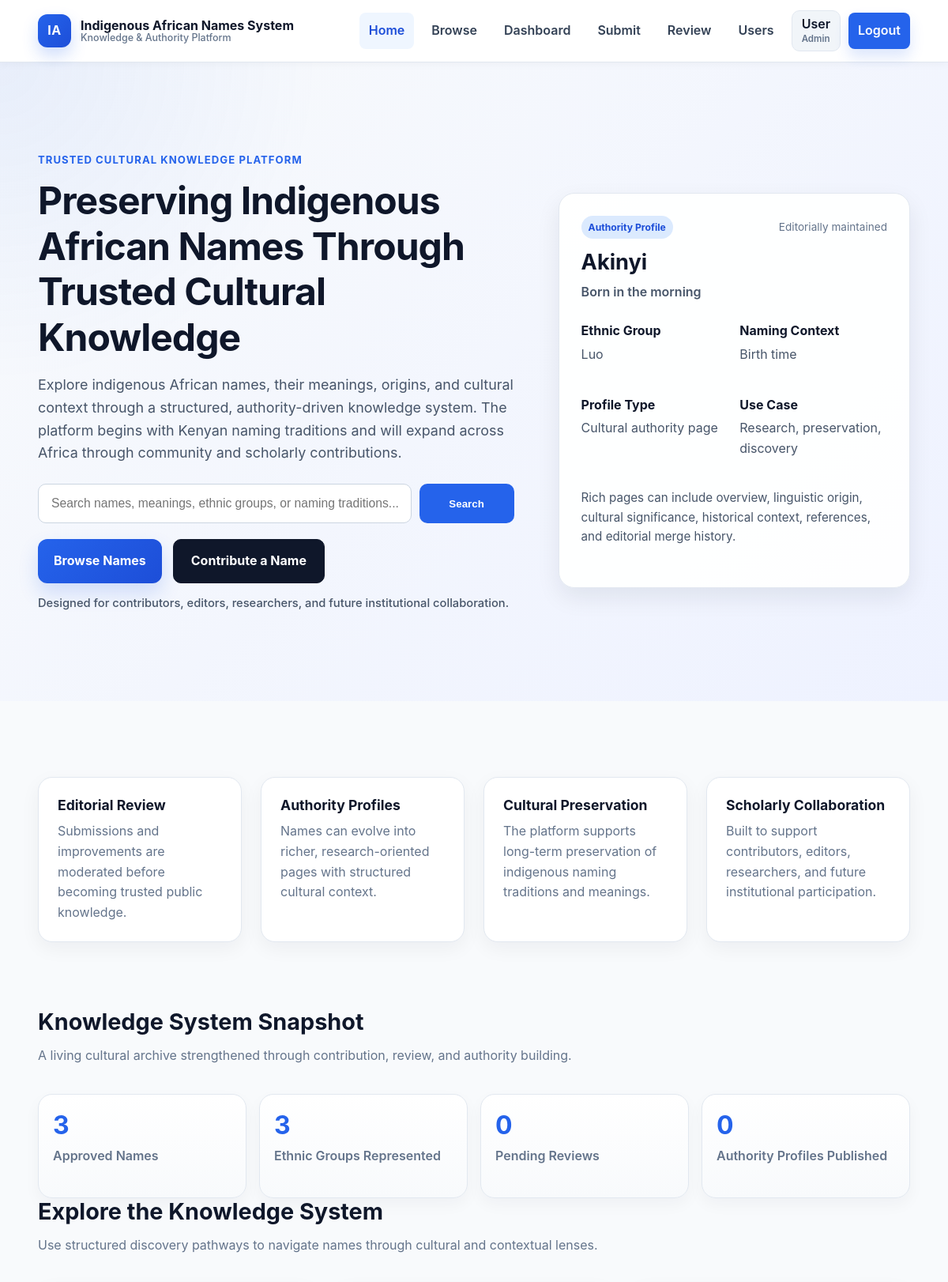
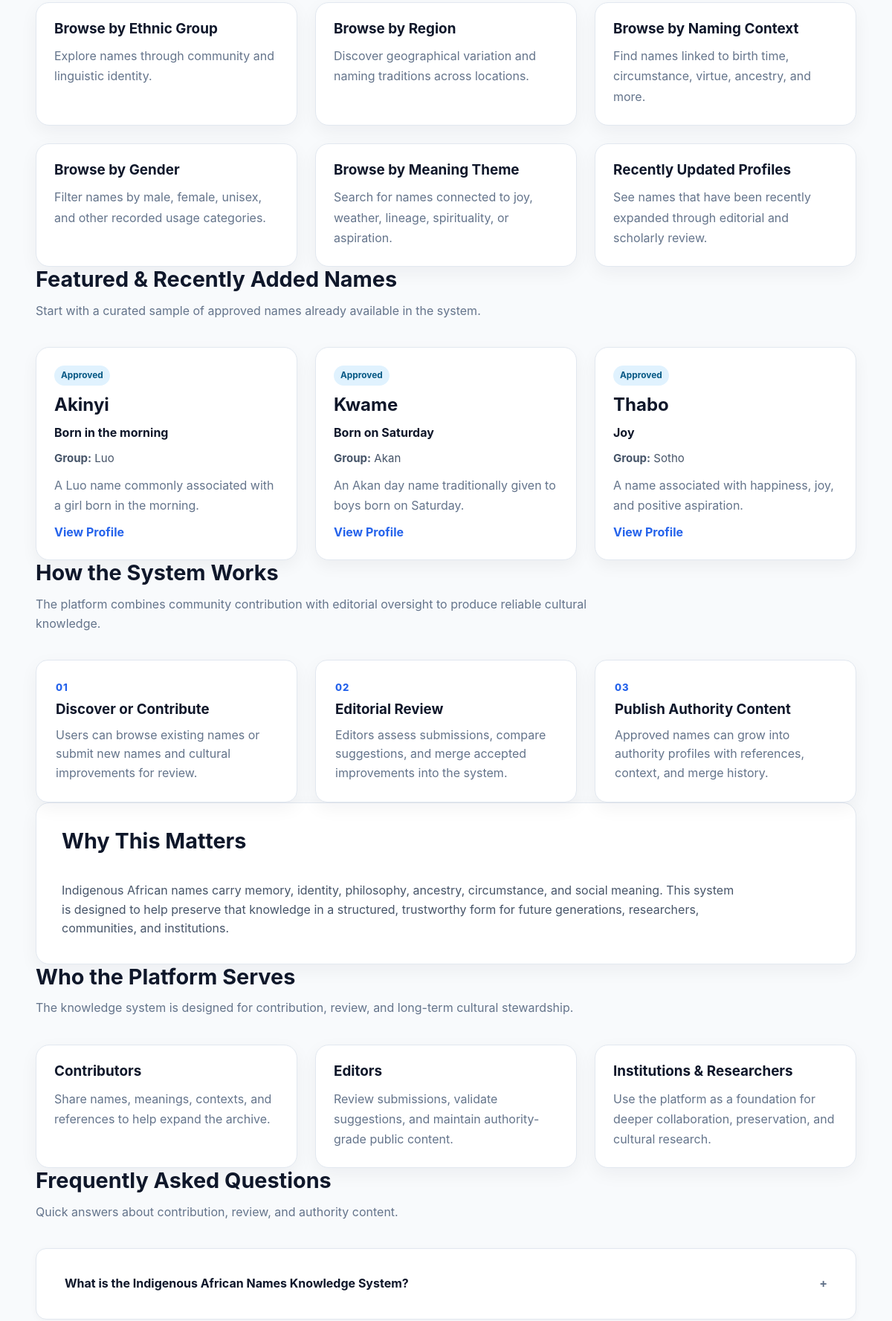
The page / (signed in, upper part) on the database its author committed (2 pictures, top to bottom).
### tables this page shows
CREATE TABLE IF NOT EXISTS name_entries (
    id INT AUTO_INCREMENT PRIMARY KEY,
    name VARCHAR(150) NOT NULL,
    meaning TEXT NOT NULL,
    ethnic_group VARCHAR(150) NOT NULL,
    region VARCHAR(150) DEFAULT NULL,
    gender ENUM('male', 'female', 'unisex', 'other') DEFAULT 'unisex',
    naming_context VARCHAR(255) DEFAULT NULL,
    cultural_explanation TEXT,
    sources TEXT,
    status ENUM('pending', 'approved', 'rejected') NOT NULL DEFAULT 'pending',
    created_by INT DEFAULT NULL,
    created_at TIMESTAMP DEFAULT CURRENT_TIMESTAMP,
    updated_at TIMESTAMP DEFAULT CURRENT_TIMESTAMP ON UPDATE CURRENT_TIMESTAMP,
    CONSTRAINT fk_name_entries_user
        FOREIGN KEY (created_by) REFERENCES users(id)
        ON DELETE SET NULL
);

### includes/auth.php (called while the page is built, shortened)
<?php
function isLoggedIn(): bool
{
    return isset($_SESSION['user']) && is_array($_SESSION['user']);
}

### public/index.php (the view, shortened to what this page needs)
<?php
require_once __DIR__ . '/../includes/db.php';
require_once __DIR__ . '/../includes/auth.php';
$featuredStmt = $pdo->prepare("
    SELECT id, name, meaning, ethnic_group, cultural_explanation
    FROM name_entries
    WHERE status = 'approved'
    ORDER BY created_at DESC
    LIMIT 6
");
$featuredStmt->execute();
$featuredNames = $featuredStmt->fetchAll();
$statsStmt = $pdo->query("
    SELECT
        COUNT(*) AS approved_names,
        COUNT(DISTINCT ethnic_group) AS ethnic_groups
    FROM name_entries
    WHERE status = 'approved'
");
$stats = $statsStmt->fetch();
$profileStatsStmt = $pdo->query("
    SELECT COUNT(*) AS authority_profiles
    FROM name_profiles
");
$profileStats = $profileStatsStmt->fetch();
$pendingStatsStmt = $pdo->query("
    SELECT COUNT(*) AS pending_reviews
    FROM name_entries
    WHERE status = 'pending'
");
$pendingStats = $pendingStatsStmt->fetch();
$approvedNamesCount = (int)($stats['approved_names'] ?? 0);
$ethnicGroupsCount = (int)($stats['ethnic_groups'] ?? 0);
$authorityProfilesCount = (int)($profileStats['authority_profiles'] ?? 0);
$pendingReviewsCount = (int)($pendingStats['pending_reviews'] ?? 0);
require_once __DIR__ . '/../includes/header.php';
?>
<main>
    <section class="hero hero-enhanced">
        <div class="container hero-grid">
            <div class="hero-copy">
                <span class="eyebrow">Trusted Cultural Knowledge Platform</span>
                <h1>Preserving Indigenous African Names Through Trusted Cultural Knowledge</h1>
                <p class="hero-lead">
                    Explore indigenous African names, their meanings, origins, and cultural context through a structured,
                    authority-driven knowledge system. The platform begins with Kenyan naming traditions and will expand
                    across Africa through community and scholarly contributions.
                </p>
                <form class="search-bar hero-search" action="browse.php" method="get">
                    <input
                        type="text"
                        name="q"
                        placeholder="Search names, meanings, ethnic groups, or naming traditions..."
                    >
                    <button type="submit">Search</button>
                </form>
                <div class="hero-actions">
                    <a class="btn-primary" href="browse.php">Browse Names</a>
                    <a class="btn-secondary btn-contrast" href="<?= isLoggedIn() ? 'submit.php' : 'register.php' ?>">
                        <?= isLoggedIn() ? 'Contribute a Name' : 'Create Account & Contribute' ?>
                    </a>
                </div>
                <p class="hero-trust">
                    Designed for contributors, editors, researchers, and future institutional collaboration.
                </p>
            </div>
            <div class="hero-panel">
                <div class="hero-preview-card">
                    <div class="hero-preview-top">
                        <span class="preview-badge">Authority Profile</span>
                        <span class="preview-meta">Editorially maintained</span>
                    </div>
                    <h3>Akinyi</h3>
                    <p class="preview-meaning">Born in the morning</p>
                    <div class="preview-grid">
                        <div>
                            <strong>Ethnic Group</strong>
                            <p>Luo</p>
                        </div>
                        <div>
                            <strong>Naming Context</strong>
                            <p>Birth time</p>
                        </div>
                        <div>
                            <strong>Profile Type</strong>
                            <p>Cultural authority page</p>
                        </div>
                        <div>
                            <strong>Use Case</strong>
                            <p>Research, preservation, discovery</p>
                        </div>
                    </div>
                    <p class="preview-note">
                        Rich pages can include overview, linguistic origin, cultural significance,
                        historical context, references, and editorial merge history.
                    </p>
                </div>
            </div>
        </div>
    </section>
    <section class="trust-strip">
        <div class="container trust-grid">
            <div class="trust-item">
                <h3>Editorial Review</h3>
                <p>Submissions and improvements are moderated before becoming trusted public knowledge.</p>
            </div>
            <div class="trust-item">
                <h3>Authority Profiles</h3>
                <p>Names can evolve into richer, research-oriented pages with structured cultural context.</p>
            </div>
            <div class="trust-item">
                <h3>Cultural Preservation</h3>
                <p>The platform supports long-term preservation of indigenous naming traditions and meanings.</p>
            </div>
            <div class="trust-item">
                <h3>Scholarly Collaboration</h3>
                <p>Built to support contributors, editors, researchers, and future institutional participation.</p>
            </div>
        </div>
    </section>
    <section class="stats-section container">
        <div class="section-heading">
            <h2>Knowledge System Snapshot</h2>
            <p>A living cultural archive strengthened through contribution, review, and authority building.</p>
        </div>
        <div class="stats-grid">
            <div class="stat-card">
                <h3><?= $approvedNamesCount ?></h3>
                <p>Approved Names</p>
            </div>
            <div class="stat-card">
                <h3><?= $ethnicGroupsCount ?></h3>
                <p>Ethnic Groups Represented</p>
            </div>
            <div class="stat-card">
                <h3><?= $pendingReviewsCount ?></h3>
                <p>Pending Reviews</p>
            </div>
            <div class="stat-card">
                <h3><?= $authorityProfilesCount ?></h3>
                <p>Authority Profiles Published</p>
            </div>
        </div>
    </section>
    <section class="browse-pathways container">
        <div class="section-heading">
            <h2>Explore the Knowledge System</h2>
            <p>Use structured discovery pathways to navigate names through cultural and contextual lenses.</p>
        </div>
        <div class="pathway-grid">
            <a class="pathway-card" href="browse.php">
                <h3>Browse by Ethnic Group</h3>
                <p>Explore names through community and linguistic identity.</p>
            </a>
            <a class="pathway-card" href="browse.php">
                <h3>Browse by Region</h3>
                <p>Discover geographical variation and naming traditions across locations.</p>
            </a>
            <a class="pathway-card" href="browse.php">
                <h3>Browse by Naming Context</h3>
                <p>Find names linked to birth time, circumstance, virtue, ancestry, and more.</p>
            </a>
            <a class="pathway-card" href="browse.php">
                <h3>Browse by Gender</h3>
                <p>Filter names by male, female, unisex, and other recorded usage categories.</p>
            </a>
            <a class="pathway-card" href="browse.php">
                <h3>Browse by Meaning Theme</h3>
                <p>Search for names connected to joy, weather, lineage, spirituality, or aspiration.</p>
            </a>
            <a class="pathway-card" href="browse.php">
                <h3>Recently Updated Profiles</h3>
                <p>See names that have been recently expanded through editorial and scholarly review.</p>
            </a>
        </div>
    </section>
    <section class="featured-section container">
        <div class="section-heading">
            <h2>Featured & Recently Added Names</h2>
            <p>Start with a curated sample of approved names already available in the system.</p>
        </div>
        <?php if (!empty($featuredNames)): ?>
            <div class="featured-grid">
                <?php foreach ($featuredNames as $entry): ?>
                    <article class="featured-card">
                        <div class="featured-card-top">
                            <span class="featured-badge">Approved</span>
                        </div>
                        <h3><?= htmlspecialchars($entry['name']) ?></h3>
                        <p class="featured-meaning"><?= htmlspecialchars($entry['meaning']) ?></p>
                        <div class="featured-meta">
                            <span><strong>Group:</strong> <?= htmlspecialchars($entry['ethnic_group']) ?></span>
                        </div>
                        <p class="featured-summary">
                            <?= htmlspecialchars(
                                mb_strimwidth(
                                    trim((string)($entry['cultural_explanation'] ?? 'Cultural context available on the profile page.')),
                                    0,
                                    120,
                                    '...'
                                )
                            ) ?>
                        </p>
                        <a class="featured-link" href="name.php?id=<?= (int)$entry['id'] ?>">View Profile</a>
                    </article>
                <?php endforeach; ?>
            </div>
        <?php else: ?>
            <div class="detail-card">
                <p>No approved names are available yet.</p>
            </div>
        <?php endif; ?>
    </section>
    <section class="how-it-works container">
        <div class="section-heading">
            <h2>How the System Works</h2>
            <p>The platform combines community contribution with editorial oversight to produce reliable cultural knowledge.</p>
        </div>
        <div class="steps-grid">
            <div class="step-card">
                <span class="step-number">01</span>
                <h3>Discover or Contribute</h3>
                <p>Users can browse existing names or submit new names and cultural improvements for review.</p>
            </div>
            <div class="step-card">
                <span class="step-number">02</span>
                <h3>Editorial Review</h3>
                <p>Editors assess submissions, compare suggestions, and merge accepted improvements into the system.</p>
            </div>
            <div class="step-card">
                <span class="step-number">03</span>
                <h3>Publish Authority Content</h3>
                <p>Approved names can grow into authority profiles with references, context, and merge history.</p>
            </div>
        </div>
    </section>
    <section class="mission-section container">
        <div class="mission-card">
            <div class="section-heading">
                <h2>Why This Matters</h2>
            </div>
            <p>
                Indigenous African names carry memory, identity, philosophy, ancestry, circumstance, and social meaning.
                This system is designed to help preserve that knowledge in a structured, trustworthy form for future generations,
                researchers, communities, and institutions.
            </p>
        </div>
    </section>
    <section class="contribution-pathways container">
        <div class="section-heading">
            <h2>Who the Platform Serves</h2>
            <p>The knowledge system is designed for contribution, review, and long-term cultural stewardship.</p>
        </div>
        <div class="pathway-grid">
            <div class="pathway-card">
                <h3>Contributors</h3>
                <p>Share names, meanings, contexts, and references to help expand the archive.</p>
            </div>
            <div class="pathway-card">
                <h3>Editors</h3>
                <p>Review submissions, validate suggestions, and maintain authority-grade public content.</p>
            </div>
            <div class="pathway-card">
                <h3>Institutions & Researchers</h3>
                <p>Use the platform as a foundation for deeper collaboration, preservation, and cultural research.</p>
            </div>
        </div>
    </section>
    <section id="faq" class="faq-section container">
        <div class="section-heading">
            <h2>Frequently Asked Questions</h2>
            <p>Quick answers about contribution, review, and authority content.</p>
        </div>
        <div class="faq-list">
            <details class="faq-item">
                <summary>What is the Indigenous African Names Knowledge System?</summary>
            </details>
        </div>
    </section>
</main>
<?php require_once __DIR__ . '/../includes/footer.php'; ?>

### rows shown on the page
name_entries: name "Akinyi", meaning "Born in the morning", ethnic_group "Luo", cultural_explanation "A Luo name commonly associated with a girl born in the morning."
name_entries: name "Kwame", meaning "Born on Saturday", ethnic_group "Akan", cultural_explanation "An Akan day name traditionally given to boys born on Saturday."
name_entries: name "Thabo", meaning "Joy", ethnic_group "Sotho", cultural_explanation "A name associated with happiness, joy, and positive aspiration."

### other values the page prints
currentUser()['full_name'] "User"
currentUser()['role'] "Admin"
$approvedNamesCount "3"
$ethnicGroupsCount "3"
$pendingReviewsCount "0"
$authorityProfilesCount "0"
